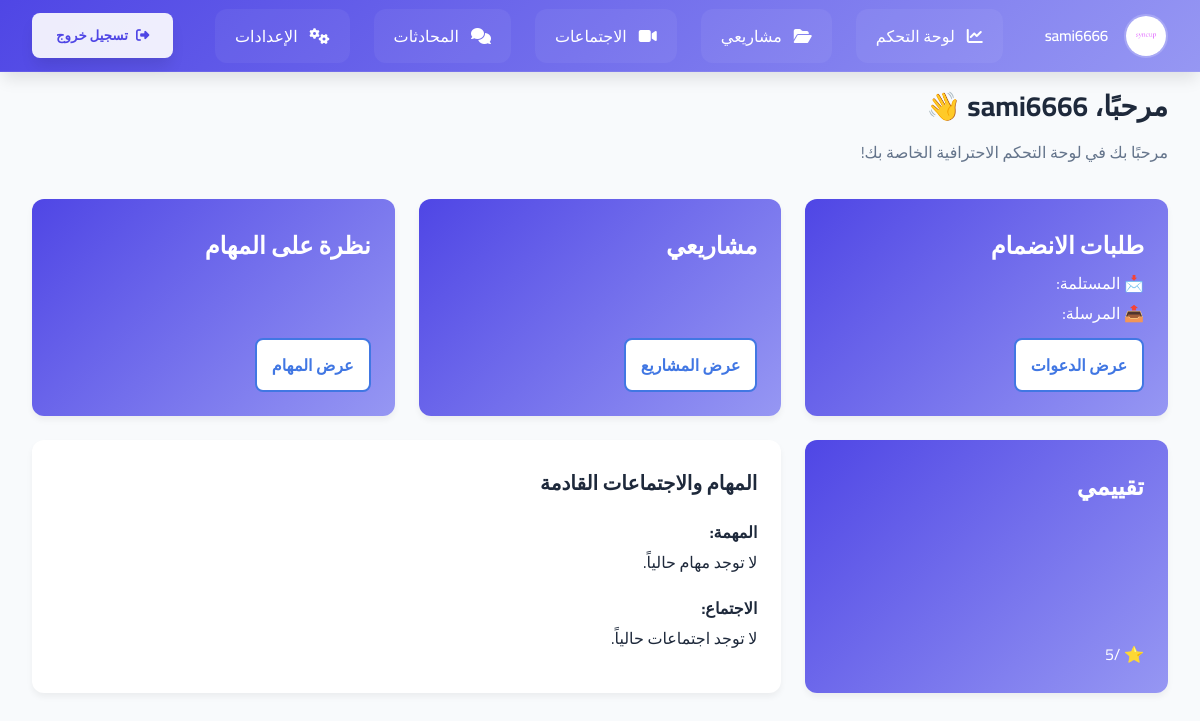
Page /users/dashboard/ (signed in) on the committed database.
### users/models.py (models this page shows, shortened)
class CustomUser(AbstractUser):
    phone_regex = RegexValidator(
        regex=r'^05\d{8}$',
        message="Phone number must start with 05 and be exactly 10 digits."
    )
    phone_number = models.CharField(
        max_length=10,
        unique=True,
        validators=[phone_regex],
        help_text="Phone number must start with 05 and contain exactly 10 digits."
    )
    ROLE_CHOICES = [
        ('member', 'Member'),
        ('expert', 'Expert')
    ]
    role = models.CharField(
        max_length=10,
        choices=ROLE_CHOICES,
        default='member'
    )
    profile_image = models.ImageField(
        upload_to='profile_pics/',
        default='profile_pics/p.png',
        blank=True,
        null=True
    )
    short_bio = models.CharField(
        max_length=15,
        blank=True,
        help_text="Short description (e.g., AI Expert, UI Guru)."
    )
    full_bio = models.TextField(
        blank=True,
        help_text="Detailed biography or personal summary."
    )
    groups = models.ManyToManyField(
        'auth.Group',
        related_name='custom_user_groups',
        blank=True
    )
    user_permissions = models.ManyToManyField(
        'auth.Permission',
        related_name='custom_user_permissions',
        blank=True
    )

### users/views.py (the view)
# urls.py: path('dashboard/', dashboard_view, name='dashboard'),
@login_required
def dashboard_view(request):
    user = request.user
    today = timezone.localdate()
    pending_tasks_count = Task.objects.filter(
        assigned_to=user,
        status__in=['new', 'pending', 'in_progress', 'urgent'],
        due_date__isnull=False,
        due_date__gte=today
    ).count()
    completed_tasks_count = Task.objects.filter(
        assigned_to=user,
        status='completed'
    ).count()
    upcoming_task = Task.objects.filter(
        assigned_to=user,
        due_date__isnull=False,
        due_date__gte=today
    ).order_by('due_date').first()
    upcoming_meeting = Meeting.objects.filter(
        Q(participants=user) | Q(expert=user),
        date__isnull=False,
        date__gte=today
    ).order_by('date', 'time').first()
    context = {
        'user': user,
        'is_expert': user.role == 'expert',
        'pending_tasks_count': pending_tasks_count,
        'completed_tasks_count': completed_tasks_count,
        'upcoming_task': upcoming_task,
        'upcoming_meeting': upcoming_meeting,
    }
    if user.role == 'expert':
        return render(request, 'expert_dashboard.html', context)
    return render(request, 'dashboard.html', context)

### templates/dashboard.html (shortened to what this page needs)
<!DOCTYPE html>
<html lang="ar" dir="rtl">
<head>
    <link rel="stylesheet" href="https://cdnjs.cloudflare.com/ajax/libs/font-awesome/6.4.2/css/all.min.css">
</head>
<body>
    {% include 'navbar.html' %}
    <div class="dashboard-container">
        <div class="welcome-section">
            <h1>مرحبًا، {{ user.username }} 👋</h1>
            <p>مرحبًا بك في لوحة التحكم الاحترافية الخاصة بك!</p>
        </div>
        <div class="cards-grid">
            <div class="dashboard-card stats-card">
                <h2>طلبات الانضمام</h2>
                <p>📩 المستلمة: {{ received_requests_count }}</p>
                <p>📤 المرسلة: {{ sent_requests_count }}</p>
                <a href="{% url 'received_invitations' %}" class="view-projects-btn">عرض الدعوات</a>
            </div>
            <div class="dashboard-card stats-card">
                <h2>مشاريعي</h2>
                <a href="{% url 'projects_list' %}" class="view-projects-btn">عرض المشاريع</a>
            </div>
            <div class="dashboard-card stats-card">
                <h2>نظرة على المهام</h2>
                <a href="{% url 'tasks_list' %}" class="view-projects-btn">عرض المهام</a>
            </div>
            <div class="dashboard-card stats-card">
                <h2>تقييمي</h2>
                <p>⭐ {{ user_rating }}/5</p>
            </div>
            <div class="dashboard-card task-meeting-card">
                <h3>المهام والاجتماعات القادمة</h3>
                <div class="task-list">
                    <h4>المهمة:</h4>
                    {% if upcoming_task %}
                        <div class="task-item">
                            <span>{{ upcoming_task.title }}</span>
                            <span>{{ upcoming_task.due_date }}</span>
                        </div>
                    {% else %}
                        <p>لا توجد مهام حالياً.</p>
                    {% endif %}
                </div>
                <div class="meeting-list">
                    <h4>الاجتماع:</h4>
                    {% if upcoming_meeting %}
                        <div class="meeting-item">
                            <span>{{ upcoming_meeting.title }}</span>
                            <span>{{ upcoming_meeting.date|date:"Y-m-d" }} - {{ upcoming_meeting.time }}</span>
                        </div>
                    {% else %}
                        <p>لا توجد اجتماعات حالياً.</p>
                    {% endif %}
                </div>
            </div>
        </div>
    </div>
</body>
</html>

### templates/navbar.html (shortened to what this page needs)
<!DOCTYPE html>
<html lang="ar" dir="rtl">
<head>
    <link rel="stylesheet" href="https://cdnjs.cloudflare.com/ajax/libs/font-awesome/6.4.2/css/all.min.css">
</head>
<body>
    <nav class="navbar">
        <div class="profile">
            <img src="{{ user.profile_image.url }}"
                 class="profile__image"
                 onerror="this.onerror=null; this.src='/media/profile_pics/p.png';"
                 alt="صورة المستخدم">
            <span class="profile__name">{{ user.username }}</span>
        </div>
        <div class="nav-links">
            {% if user.role != 'expert' %}
                <a href="{% url 'dashboard' %}" class="nav-link">
                    <i class="fas fa-chart-line"></i>
                    <span>لوحة التحكم</span>
                </a>
                <a href="{% url 'projects_list' %}" class="nav-link">
                    <i class="fas fa-folder-open"></i>
                    <span>مشاريعي</span>
                </a>
            {% endif %}
            {% if user.role == 'expert' %}
                <a href="{% url 'expert_availability_manage' %}" class="nav-link">
                    <i class="fas fa-calendar-alt"></i>
                    <span>مواعيدي</span>
                </a>
                <a href="{% url 'edit_expert_bio' %}" class="nav-link">
                    <i class="fas fa-user-edit"></i>
                    <span>السيرة الذاتية</span>
                </a>
            {% else %}
                <a href="{% url 'meeting_list' %}" class="nav-link">
                    <i class="fas fa-video"></i>
                    <span>الاجتماعات</span>
                </a>
            {% endif %}
            <a href="{% url 'chat_list' %}" class="nav-link">
                <i class="fas fa-comments"></i>
                <span>المحادثات</span>
            </a>
            <a href="{% url 'settings' %}" class="nav-link">
                <i class="fas fa-cogs"></i>
                <span>الإعدادات</span>
            </a>
        </div>
        <form id="logout-form" action="{% url 'logout' %}" method="post">
            <button type="submit" class="logout">
                <i class="fas fa-sign-out-alt"></i>
                <span class="logout__text">تسجيل خروج</span>
            </button>
        </form>
    </nav>
</body>
</html>

### templates/dashboard.html (style rules this page uses)
:root { --primary: #4177e3; --secondary: #9ca4f5; --success: #10b981; --warning: #f59e0b; --info: #3b82f6; --text-dark: #1e293b; --text-light: #64748b; --background: #f8fafc; }
body { background: var(--background); font-family: 'Cairo', sans-serif; }
.dashboard-container { padding: 2rem; max-width: 1200px; margin: 0 auto; padding-top: 80px; }
.welcome-section { text-align: right; margin-bottom: 2rem; }
.welcome-section h1 { font-size: 28px; color: var(--text-dark); margin-bottom: 5px; }
.welcome-section p { font-size: 16px; color: var(--text-light); }
.cards-grid { display: grid; grid-template-columns: repeat(auto-fit, minmax(280px, 1fr)); gap: 1.5rem; margin-bottom: 2rem; }
.dashboard-card { background: white; border-radius: 12px; padding: 1.5rem; box-shadow: 0 4px 6px rgba(0, 0, 0, 0.05); transition: transform 0.3s ease; min-height: 150px; display: flex; flex-direction: column; justify-content: space-between; text-align: right; }
.stats-card { background: linear-gradient(135deg, #4f46e5, #9697f3); color: white; }
.stats-card h2 { font-size: 24px; }
.stats-card p { font-size: 16px; }
.view-projects-btn { background: white; color: var(--primary); padding: 10px 15px; border-radius: 8px; font-size: 16px; font-weight: bold; text-decoration: none; display: inline-block; width: fit-content; margin-top: 10px; border: 2px solid var(--primary); transition: all 0.3s ease; text-align: center; }
.task-meeting-card { grid-column: span 2; background: white; border-radius: 12px; padding: 1.5rem; box-shadow: 0 4px 6px rgba(0, 0, 0, 0.05); text-align: right; }
.task-meeting-card h3 { font-size: 20px; margin-bottom: 1rem; color: var(--text-dark); }
.task-list, .meeting-list { margin-bottom: 1rem; }

### templates/navbar.html (style rules this page uses)
:root { --primary-500: #4f46e5; --primary-600: #4f46e5; --surface-100: #f8fafc; --surface-900: #0f172a; --text-primary: #1e293b; --text-inverse: #ffffff; --transition-default: 300ms cubic-bezier(0.4, 0, 0.2, 1); --shadow-lg: 0 10px 15px -3px rgba(0, 0, 0, 0.1); }
* { margin: 0; padding: 0; box-sizing: border-box; font-family: 'Cairo', sans-serif; }
body { background-color: var(--surface-100); color: var(--text-primary); }
.navbar { position: fixed; top: 0; right: 0; width: 100%; height: 72px; display: flex; align-items: center; justify-content: space-between; padding: 0 2rem; background: linear-gradient(135deg, #4f46e5, #9697f3); backdrop-filter: blur(12px); box-shadow: var(--shadow-lg); z-index: 1000; border-bottom: 1px solid rgba(255, 255, 255, 0.1); }
.profile { display: flex; align-items: center; gap: 1rem; color: var(--text-inverse); position: relative; }
.profile__image { width: 44px; height: 44px; border-radius: 50%; object-fit: cover; border: 2px solid rgba(255, 255, 255, 0.2); transition: transform var(--transition-default); }
.profile__name { font-weight: 600; font-size: 0.95rem; letter-spacing: -0.2px; }
.nav-links { display: flex; gap: 1.5rem; align-items: center; transition: transform var(--transition-default); }
.nav-link { color: var(--text-inverse); text-decoration: none; padding: 0.75rem 1.25rem; border-radius: 0.75rem; display: flex; align-items: center; gap: 0.75rem; position: relative; background: rgba(255, 255, 255, 0.05); transition: all var(--transition-default); }
.nav-link::after { content: ''; position: absolute; bottom: 0; right: 50%; width: 0; height: 2px; background: var(--text-inverse); transition: all var(--transition-default); }
.logout { background: rgba(255, 255, 255, 0.9); color: var(--primary-600); border: none; padding: 0.6rem 1.5rem; border-radius: 0.5rem; display: flex; align-items: center; gap: 0.5rem; cursor: pointer; transition: all var(--transition-default); font-weight: 600; box-shadow: var(--shadow-lg); }

### rows in the picture
CustomUser: profile_image (picture), username "sami6666"
